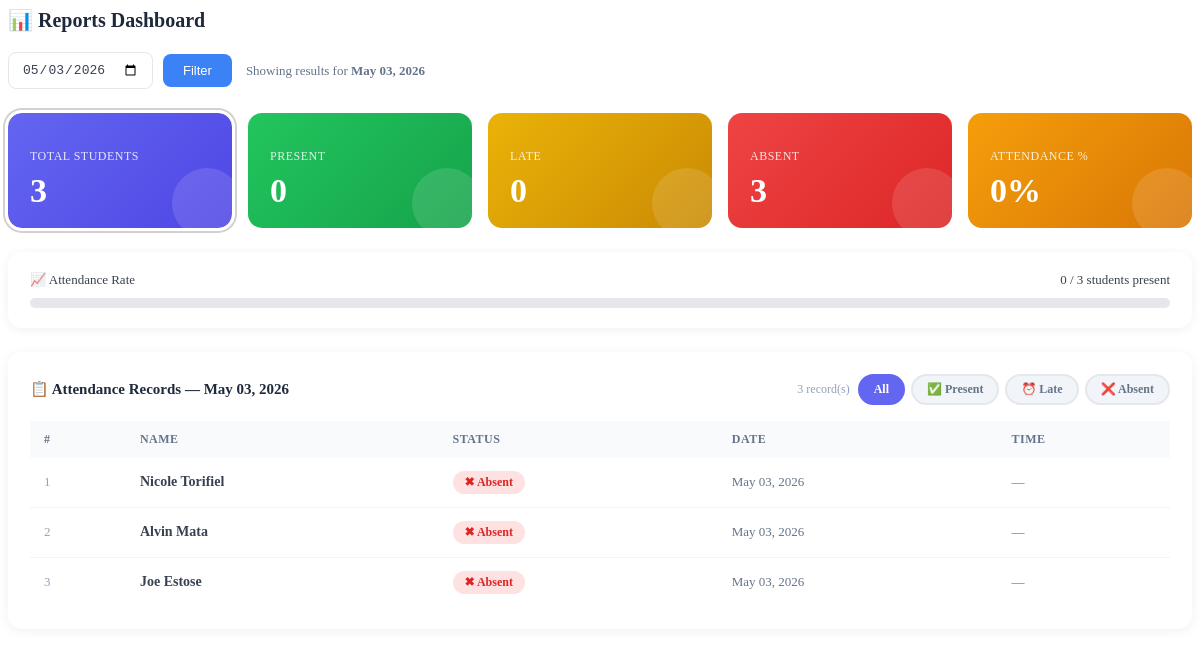
The app's page /pages/reports.php, older data.
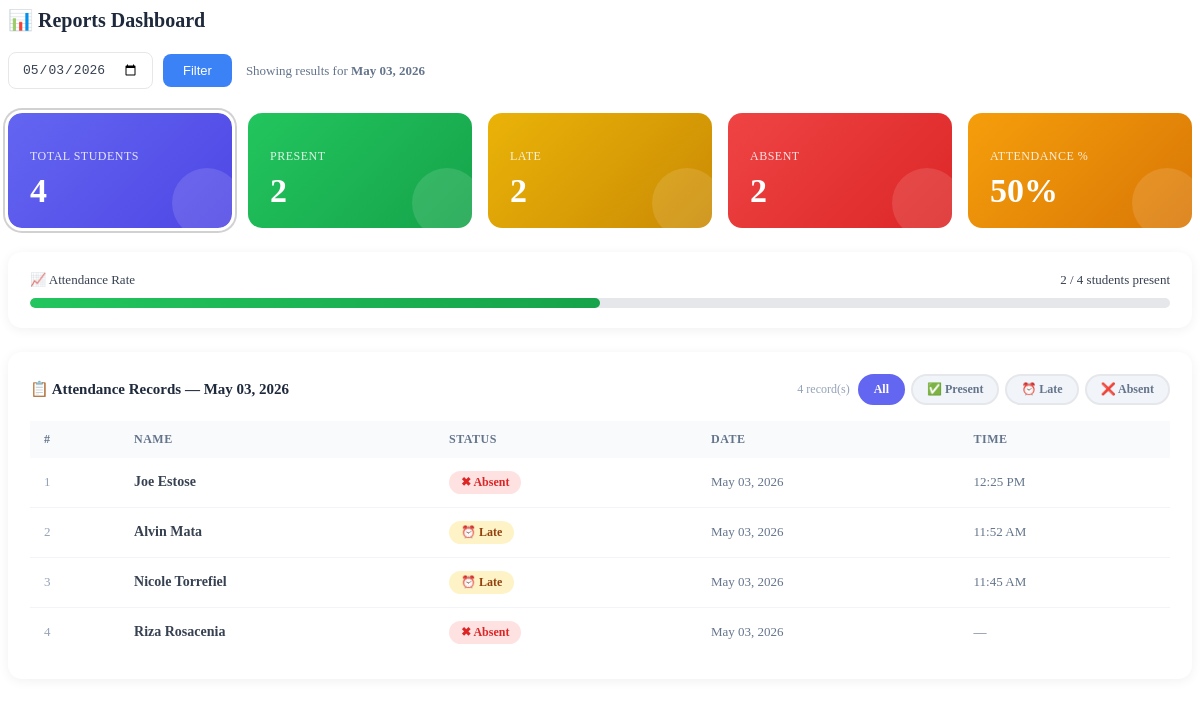
The same page, newer data.
### tables this page shows
CREATE TABLE `users` (
  `id` int(11) NOT NULL,
  `fullname` varchar(255) NOT NULL,
  `email` varchar(255) NOT NULL,
  `role` enum('admin','teacher','student','parent') NOT NULL DEFAULT 'student',
  `password` varchar(255) NOT NULL,
  `date_added` datetime DEFAULT current_timestamp(),
  `parent_email` varchar(255) DEFAULT NULL,
  `qr_code` varchar(500) DEFAULT NULL,
  `qr_token` varchar(100) DEFAULT NULL
);

CREATE TABLE `attendance` (
  `id` int(11) NOT NULL,
  `student_id` int(11) NOT NULL,
  `scan_date` date NOT NULL,
  `scan_time` time NOT NULL,
  `status` enum('on_time','late') DEFAULT 'on_time',
  `date_added` datetime DEFAULT current_timestamp(),
  `created_at` datetime DEFAULT current_timestamp()
);

### pages/reports.php (the view, shortened to what the changed rows need)
<?php
include 'includes/db.php';
$date        = $_GET['date']          ?? date('Y-m-d');
$statusFilter = $_GET['status_filter'] ?? 'all';
$total = $conn->query("
    SELECT COUNT(*) AS total FROM users WHERE role='student'
")->fetch_assoc()['total'];
$present = $conn->query("
    SELECT COUNT(DISTINCT student_id) AS total
    FROM attendance
    WHERE status IN ('present', 'on_time', 'late')
      AND scan_date = '$date'
")->fetch_assoc()['total'];
$late = $conn->query("
    SELECT COUNT(DISTINCT student_id) AS total
    FROM attendance
    WHERE status = 'late'
      AND scan_date = '$date'
")->fetch_assoc()['total'];
$absent = $conn->query("
    SELECT COUNT(*) AS total FROM users
    WHERE role = 'student'
      AND id NOT IN (
          SELECT DISTINCT student_id
          FROM attendance
          WHERE scan_date = '$date'
            AND status IN ('present', 'on_time', 'late')
      )
")->fetch_assoc()['total'];
$percentage     = $total > 0 ? round(($present / $total) * 100) : 0;
if ($statusFilter === 'absent') {
    $records = $conn->query("
        SELECT users.fullname,
               'absent' AS status,
               '$date'  AS scan_date,
               NULL     AS scan_time
        FROM users
        WHERE users.role = 'student'
          AND users.id NOT IN (
              SELECT DISTINCT student_id
              FROM attendance
              WHERE scan_date = '$date'
                AND status IN ('present', 'on_time', 'late')
          )
        ORDER BY users.fullname ASC
    ");
} elseif ($statusFilter === 'all') {
    $records = $conn->query("
        SELECT users.fullname,
               COALESCE(attendance.status, 'absent') AS status,
               COALESCE(attendance.scan_date, '$date') AS scan_date,
               attendance.scan_time
        FROM users
        LEFT JOIN attendance
               ON attendance.student_id = users.id
              AND attendance.scan_date  = '$date'
        WHERE users.role = 'student'
        ORDER BY
            FIELD(COALESCE(attendance.status,'absent'), 'present','on_time','late','absent'),
            attendance.scan_time DESC
    ");
}
?>
<div class="stat-cards">
    <div class="stat-card indigo <?= $statusFilter==='all'?'active-filter':'' ?>"
         onclick="applyStatusFilter('all')">
        <h4>Total Students</h4>
        <div class="stat-value"><?= $total ?></div>
    </div>
    <div class="stat-card green <?= $statusFilter==='present'?'active-filter':'' ?>"
         onclick="applyStatusFilter('present')">
        <h4>Present</h4>
        <div class="stat-value"><?= $present ?></div>
    </div>
    <div class="stat-card yellow <?= $statusFilter==='late'?'active-filter':'' ?>"
         onclick="applyStatusFilter('late')">
        <h4>Late</h4>
        <div class="stat-value"><?= $late ?></div>
    </div>
    <div class="stat-card red <?= $statusFilter==='absent'?'active-filter':'' ?>"
         onclick="applyStatusFilter('absent')">
        <h4>Absent</h4>
        <div class="stat-value"><?= $absent ?></div>
    </div>
    <div class="stat-card amber">
        <h4>Attendance %</h4>
        <div class="stat-value"><?= $percentage ?>%</div>
    </div>
</div>
<div class="progress-section">
    <div class="ps-label">
        <span>📈 Attendance Rate</span>
        <span><?= $present ?> / <?= $total ?> students present</span>
    </div>
    <div class="progress-wrap">
        <div class="progress-fill" style="width:<?= $percentage ?>%;"></div>
    </div>
</div>
<div class="table-card">
    <div class="card-header">
        <div class="card-header-right">
            <span class="record-count"><?= $records ? $records->num_rows : 0 ?> record(s)</span>
            <div class="status-tabs">
                <a class="stab <?= $statusFilter==='all'    ?'s-all':''     ?>"
                   href="?page=reports&date=<?= $date ?>&status_filter=all">All</a>
                <a class="stab <?= $statusFilter==='present'?'s-present':'' ?>"
                   href="?page=reports&date=<?= $date ?>&status_filter=present">✅ Present</a>
                <a class="stab <?= $statusFilter==='late'   ?'s-late':''    ?>"
                   href="?page=reports&date=<?= $date ?>&status_filter=late">⏰ Late</a>
                <a class="stab <?= $statusFilter==='absent' ?'s-absent':''  ?>"
                   href="?page=reports&date=<?= $date ?>&status_filter=absent">❌ Absent</a>
            </div>
        </div>
    </div>
    <table class="data-table">
        <thead>
            <tr>
                <th>#</th>
                <th>Name</th>
                <th>Status</th>
                <th>Date</th>
                <th>Time</th>
            </tr>
        </thead>
        <tbody>
        <?php if ($records && $records->num_rows > 0):
            $row = 1;
            while ($r = $records->fetch_assoc()):
                $s = $r['status'];
        ?>
            <tr>
                <td style="color:#94a3b8;font-size:13px;"><?= $row++ ?></td>
                <td><strong><?= htmlspecialchars($r['fullname']) ?></strong></td>
                <td>
                    <?php if ($s === 'present' || $s === 'on_time'): ?>
                        <span class="badge present">✔ Present</span>
                    <?php elseif ($s === 'late'): ?>
                        <span class="badge late">⏰ Late</span>
                    <?php else: ?>
                        <span class="badge absent">✖ Absent</span>
                    <?php endif; ?>
                </td>
                <td style="color:#64748b;font-size:13px;">
                    <?= date('M d, Y', strtotime($r['scan_date'])) ?>
                </td>
                <td style="color:#64748b;font-size:13px;">
                    <?= ($s === 'absent' || empty($r['scan_time']) || $r['scan_time'] === '00:00:00')
                        ? '—'
                        : date('g:i A', strtotime($r['scan_time'])); ?>
                </td>
            </tr>
        <?php endwhile; ?>
        <?php endif; ?>
        </tbody>
    </table>
</div>

Row changes from the older to the newer data that the page shows:
no longer on this page (row edited): users: fullname "Nicole Torifiel", shows "✖ Absent", scan_date "May 03, 2026"
no longer on this page (row unchanged): users: fullname "Alvin Mata", shows "✖ Absent", scan_date "May 03, 2026"
no longer on this page (row unchanged): users: fullname "Joe Estose", shows "✖ Absent", scan_date "May 03, 2026"
added attendance: student.fullname "Joe Estose", shows "✖ Absent", scan_date "May 03, 2026", scan_time "12:25 PM"
added attendance: student.fullname "Alvin Mata", shows "⏰ Late", scan_date "May 03, 2026", scan_time "11:52 AM"
added attendance: student.fullname "Nicole Torrefiel", shows "⏰ Late", scan_date "May 03, 2026", scan_time "11:45 AM"
added users: fullname "Riza Rosacenia", shows "✖ Absent", scan_date "May 03, 2026"
Text that changed along with them:
$total: "3" → "4"
$present: "0" → "2"
$late: "0" → "2"
$absent: "3" → "2"
$percentage: "0" → "50"
$records->num_rows: "3" → "4"
